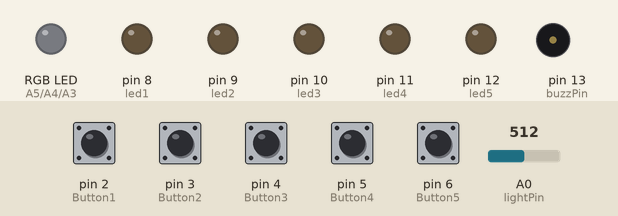
This sketch was run on a simulated Arduino Uno, built with avr-gcc and run on an emulated ATmega328P. On the bench: an RGB LED mixed from three pins (HIGH = lit), output pins drawn as LEDs (lit = HIGH), buzzer (waves = sounding). Dashed ring = blinking. The inputs (shaded band) are chosen by the test bench; at power-on: pin 2 (Button1), pin 3 (Button2), pin 4 (Button3), pin 5 (Button4), pin 6 (Button5) HIGH, A0 (lightPin) = 512.

Above: at 1.2 s.
1.3 s: pin 2 (Button1) pulled LOW for 0.15 s
At 2.5 s:
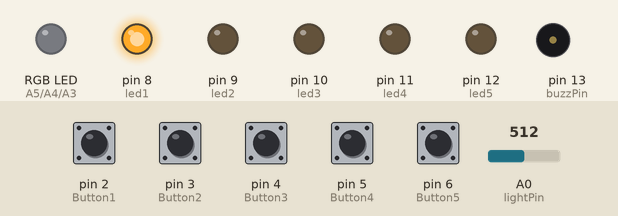
3.0 s: pin 3 (Button2) pulled LOW for 0.15 s
At 3.8 s:
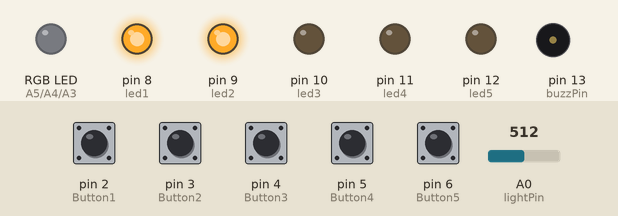
4.7 s: pin 4 (Button3) pulled LOW for 0.15 s
At 6.1 s:
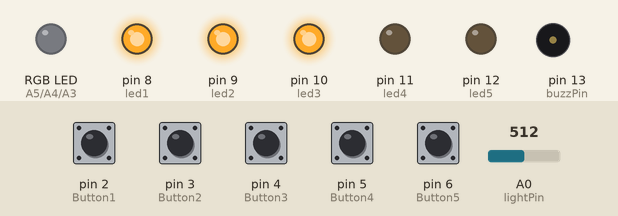
6.4 s: pin 5 (Button4) pulled LOW for 0.15 s
At 7.6 s:
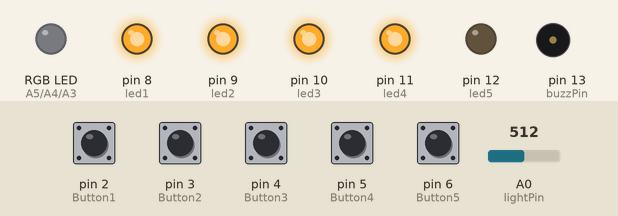
8.1 s: pin 6 (Button5) pulled LOW for 0.15 s
At 9.02 s:
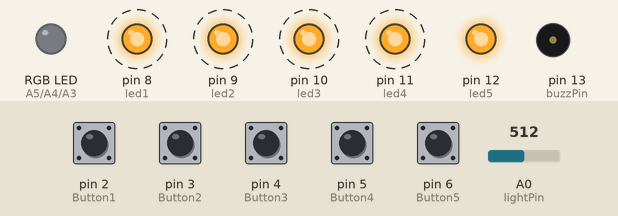
11.1 s: A0 (lightPin) set to 22
12.6 s: A0 (lightPin) set to 17
At 13.1 s:
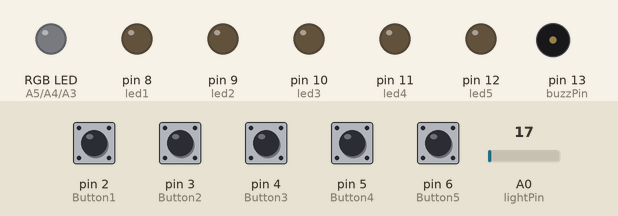
Timing chart, 0 to 15.1 s (numbered marks = the images above; inputs shaded):
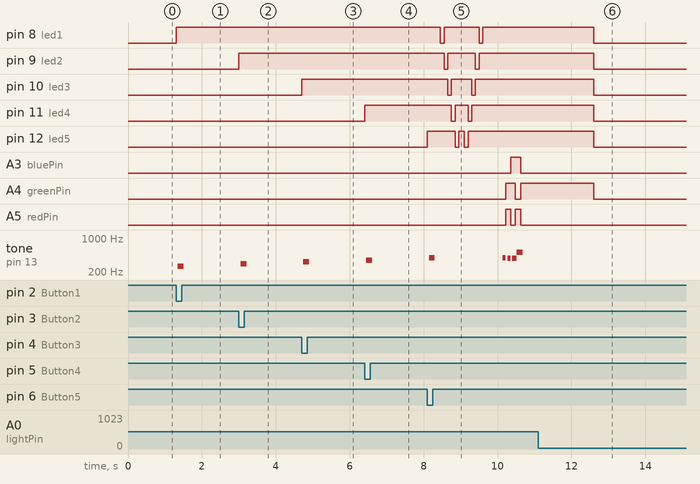

The sketch:

Dopamine_Box.ino
```cpp
// Button pins and states:
int Button1=2;
int Button2=3;
int Button3=4;
int Button4=5;
int Button5=6;

int B1Val;
int B2Val;
int B3Val;
int B4Val;
int B5Val;

// LED pins and states:
int led1=8;
int led2=9;
int led3=10;
int led4=11;
int led5=12;

int led1Val=0;
int led2Val=0;
int led3Val=0;
int led4Val=0;
int led5Val=0;

// Passive buzzer pin
int buzzPin=13;

// Delay for desired notes from buzzer
int c=1915;
int d=1700;
int e=1519;
int f=1432;
int g=1275;
int a=1136;
int b=1014;
int c2=956;

// Photoresistor:
int lightPin=A0;
int lightVal;
int lightLevel=20; // <20 is lights off

// Happy victory noises
int j=0;
int dt=63;
int victory=0;

//RGB setup:
int redPin=A5;
int greenPin=A4;
int bluePin=A3;

void setup() {
  Serial.begin(9600);

  // Button Setup
  pinMode(lightPin, INPUT);
  pinMode(Button1, INPUT);
  pinMode(Button2, INPUT);
  pinMode(Button3, INPUT);
  pinMode(Button4, INPUT);
  pinMode(Button5, INPUT);

  digitalWrite(Button1, HIGH);
  digitalWrite(Button2, HIGH);
  digitalWrite(Button3, HIGH);
  digitalWrite(Button4, HIGH);
  digitalWrite(Button5, HIGH);

  // LED Setup
  pinMode(led1, OUTPUT);
  pinMode(led2, OUTPUT);
  pinMode(led3, OUTPUT);
  pinMode(led4, OUTPUT);
  pinMode(led5, OUTPUT);

  // RGB Setup
  pinMode(redPin, OUTPUT);
  pinMode(greenPin, OUTPUT);
  pinMode(bluePin, OUTPUT);

  // Buzzer Setup
  pinMode(buzzPin, OUTPUT);
}

void loop() {
  // Read the buttons
  B1Val=digitalRead(Button1);
  B2Val=digitalRead(Button2);
  B3Val=digitalRead(Button3);
  B4Val=digitalRead(Button4);
  B5Val=digitalRead(Button5);

  // Read the photresistor
  lightVal=analogRead(lightPin);

  // Turns LEDs off when lights are off.
  if (lightVal < lightLevel) {
    digitalWrite(led1, LOW);
    digitalWrite(led2, LOW);
    digitalWrite(led3, LOW);
    digitalWrite(led4, LOW);
    digitalWrite(led5, LOW);
    analogWrite(redPin, 0);
    analogWrite(greenPin, 0);
    analogWrite(bluePin, 0);
  }
  // Turn LEDs back on if lights come back on.
  if (lightVal>lightLevel) {
    if (led1Val==1) {
      digitalWrite(led1, HIGH);
    }
    if (led2Val==1) {
      digitalWrite(led2, HIGH);
    }
    if (led3Val==1) {
      digitalWrite(led3, HIGH);
    }
    if (led4Val==1) {
      digitalWrite(led4, HIGH);
    }
    if (led5Val==1) {
      digitalWrite(led5, HIGH);
    }
    if (victory==1) {
    analogWrite(redPin, 0);
    analogWrite(greenPin, 200);
    analogWrite(bluePin, 0);
    }
  }

  //What happens when buttons are pushed
  if (B1Val==0) {
    // Turns on the associated green LED
    digitalWrite(led1, HIGH);

    // For the duration of the first push, the buzzer sounds a note
    while (B1Val==0 && led1Val==0) {
      // Buzzer sounds a C
      digitalWrite(buzzPin, HIGH);
      delayMicroseconds(c);
      digitalWrite(buzzPin, LOW);
      delayMicroseconds(c);
      B1Val=digitalRead(Button1);
    }
    led1Val=1;
  }
  if (B2Val==0) {
    digitalWrite(led2, HIGH);
    while (B2Val==0 && led2Val==0) {
      digitalWrite(buzzPin, HIGH);
      delayMicroseconds(d);
      digitalWrite(buzzPin, LOW);
      delayMicroseconds(d);
      B2Val=digitalRead(Button2);
    }
    led2Val=1;
  }
  if (B3Val==0) {
    digitalWrite(led3, HIGH);
    while (B3Val==0 && led3Val==0) {
      digitalWrite(buzzPin, HIGH);
      delayMicroseconds(e);
      digitalWrite(buzzPin, LOW);
      delayMicroseconds(e);
      B3Val=digitalRead(Button3);
    }
    led3Val=1;
  }
  if (B4Val==0) {
    digitalWrite(led4, HIGH);
    while (B4Val==0 && led4Val==0) {
      digitalWrite(buzzPin, HIGH);
      delayMicroseconds(f);
      digitalWrite(buzzPin, LOW);
      delayMicroseconds(f);
      B4Val=digitalRead(Button4);
    }
    led4Val=1;
  }
  if (B5Val==0) {
    digitalWrite(led5, HIGH);
    while (B5Val==0 && led5Val==0) {
      digitalWrite(buzzPin, HIGH);
      delayMicroseconds(g);
      digitalWrite(buzzPin, LOW);
      delayMicroseconds(g);
      B5Val=digitalRead(Button5);
    }
    led5Val=1;
  }

  // Reset the box.
  if (B1Val==0 && B3Val==0) {
    // Delay for button bounce
    delay(500);
    digitalWrite(led1, LOW);
    digitalWrite(led2, LOW);
    digitalWrite(led3, LOW);
    digitalWrite(led4, LOW);
    digitalWrite(led5, LOW);
    analogWrite(greenPin, 0);
    led1Val=0;
    led2Val=0;
    led3Val=0;
    led4Val=0;
    led5Val=0;
    victory=0;
  }

  //What happens when all of the buttons have been pushed:
  if (led1Val==1 && led2Val==1 && led3Val==1 && led4Val==1 && led5Val==1 && victory==0) {
    // LED Victory Animation
    delay(200);
    digitalWrite(led1, LOW);
    digitalWrite(led2, HIGH);
    digitalWrite(led3, HIGH);
    digitalWrite(led4, HIGH);
    digitalWrite(led5, HIGH);
    delay(100);
    digitalWrite(led1, HIGH);
    digitalWrite(led2, LOW);
    digitalWrite(led3, HIGH);
    digitalWrite(led4, HIGH);
    digitalWrite(led5, HIGH);
    delay(100);
    digitalWrite(led1, HIGH);
    digitalWrite(led2, HIGH);
    digitalWrite(led3, LOW);
    digitalWrite(led4, HIGH);
    digitalWrite(led5, HIGH);
    delay(100);
    digitalWrite(led1, HIGH);
    digitalWrite(led2, HIGH);
    digitalWrite(led3, HIGH);
    digitalWrite(led4, LOW);
    digitalWrite(led5, HIGH);
    delay(100);
    digitalWrite(led1, HIGH);
    digitalWrite(led2, HIGH);
    digitalWrite(led3, HIGH);
    digitalWrite(led4, HIGH);
    digitalWrite(led5, LOW);
    delay(100);
    digitalWrite(led5, HIGH);
    delay(150);

    digitalWrite(led1, HIGH);
    digitalWrite(led2, HIGH);
    digitalWrite(led3, HIGH);
    digitalWrite(led4, HIGH);
    digitalWrite(led5, LOW);
    delay(100);
    digitalWrite(led1, HIGH);
    digitalWrite(led2, HIGH);
    digitalWrite(led3, HIGH);
    digitalWrite(led4, LOW);
    digitalWrite(led5, HIGH);
    delay(100);
    digitalWrite(led1, HIGH);
    digitalWrite(led2, HIGH);
    digitalWrite(led3, LOW);
    digitalWrite(led4, HIGH);
    digitalWrite(led5, HIGH);
    delay(100);
    digitalWrite(led1, HIGH);
    digitalWrite(led2, LOW);
    digitalWrite(led3, HIGH);
    digitalWrite(led4, HIGH);
    digitalWrite(led5, HIGH);
    delay(100);
    digitalWrite(led1, LOW);
    digitalWrite(led2, HIGH);
    digitalWrite(led3, HIGH);
    digitalWrite(led4, HIGH);
    digitalWrite(led5, HIGH);
    delay(100);
    digitalWrite(led1, HIGH);


    delay(500);
    // First note of victory noise
    while (j<24) {
      digitalWrite(buzzPin, HIGH);
      delayMicroseconds(g);
      digitalWrite(buzzPin, LOW);
      delayMicroseconds(g);
      j+=1 ;
    }
    j=0;
    delay(dt);

    // Second note and first flash
    while (j<24) {
      digitalWrite(buzzPin, HIGH);
      delayMicroseconds(g);
      digitalWrite(buzzPin, LOW);
      delayMicroseconds(g);
      analogWrite(redPin, 200);
      analogWrite(greenPin, 200);
      analogWrite(bluePin, 0);
      j+=1 ;
    }
    j=0;
    delay(dt);

    // Third note and second flash
    while (j<24) {
      digitalWrite(buzzPin, HIGH);
      delayMicroseconds(g);
      digitalWrite(buzzPin, LOW);
      delayMicroseconds(g);
      analogWrite(redPin, 0);
      analogWrite(greenPin, 200);
      analogWrite(bluePin, 200);
      j+=1 ;
    }
    j=0;
    delay(dt);

    // Fourth note and third flash
    while (j<80) {
      digitalWrite(buzzPin, HIGH);
      delayMicroseconds(c2);
      digitalWrite(buzzPin, LOW);
      delayMicroseconds(c2);
      analogWrite(redPin, 200);
      analogWrite(greenPin, 0);
      analogWrite(bluePin, 200);
      j+=1 ;
    }
    // After animation and victory noise is done, the RGB led is left on green.
    victory=1;
    analogWrite(redPin, 0);
    analogWrite(greenPin, 200);
    analogWrite(bluePin, 0);
  }
}
```

Measured:
- the behaviour switches between 20 and 19 on A0 (lightPin) (found by bisection; images 5 and 6)
- after the input at 1.3 s, pin 8 (led1): LOW → HIGH at once; tone on pin 13 (buzzPin): silent → 260 Hz after 0.05 s, → silent 0.16 s later
- after the input at 3.0 s, pin 9 (led2): LOW → HIGH at once; tone on pin 13 (buzzPin): silent → 293 Hz after 0.05 s, → silent 0.16 s later
- after the input at 4.7 s, pin 10 (led3): LOW → HIGH at once; tone on pin 13 (buzzPin): silent → 328 Hz after 0.05 s, → silent 0.16 s later
- after the input at 6.4 s, pin 11 (led4): LOW → HIGH at once; tone on pin 13 (buzzPin): silent → 348 Hz after 0.05 s, → silent 0.16 s later
- after the input at 8.1 s, pin 8 (led1): alternates HIGH for 0.95 s and LOW for 0.10 s, starting after 0.35 s; pin 9 (led2): alternates HIGH for 0.75 s and LOW for 0.10 s, 4 changes in all, then stays HIGH, starting after 0.45 s
- after the input at 11.1 s, every drawn part: stays the same
- after the input at 12.6 s, pin 8 (led1), pin 9 (led2), pin 10 (led3), pin 11 (led4), pin 12 (led5), A4 (greenPin): HIGH → LOW at once
